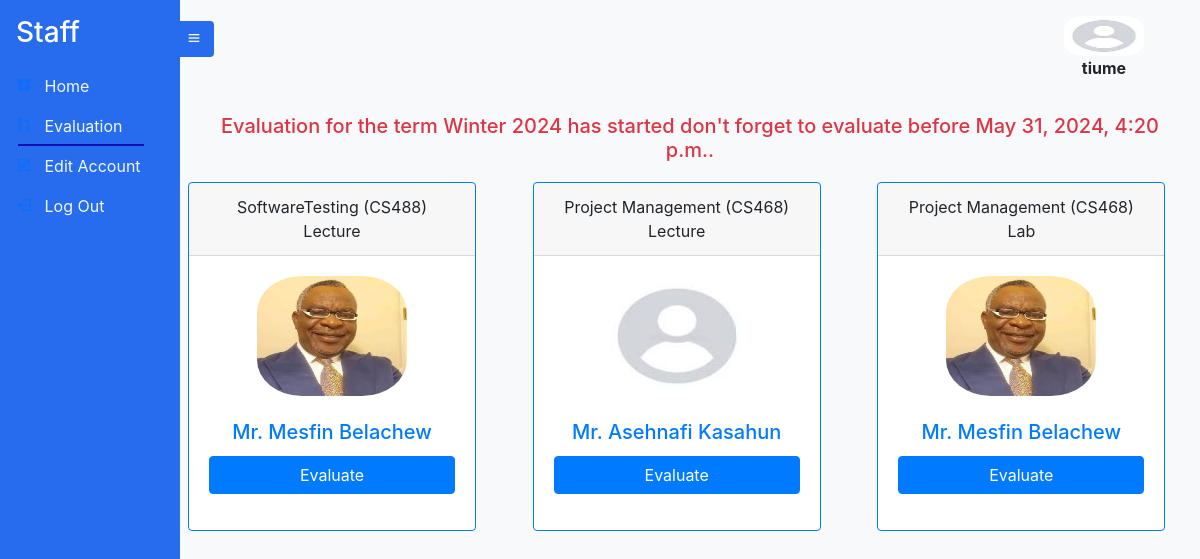
Screenshot of /evaluatepage (signed in) with the database file from the repository.
### Account/models.py (models this page shows)
class Account(AbstractUser):
    Role = models.CharField(max_length=25, null=True , choices=rolechoice ,  blank=True)
    email = models.EmailField(
        verbose_name='email address',
        max_length=255,
        unique=True,
    )

### Course/models.py (models this page shows, shortened)
class Term(models.Model):
    Term_id = models.UUIDField(default=uuid.uuid4, unique=True, primary_key=True, editable=False)
    Season = models.CharField(max_length=10, null=True, choices=season_choices, blank=True)
    current_year = datetime.now().year
    Year = models.IntegerField(
        default=current_year,
        validators=[
            MinValueValidator(current_year),
            MaxValueValidator(current_year + 1)
        ],
    )
    Evaluation_Start_Date = models.DateTimeField(null=True, blank=True ,
                                                 validators=[MinValueValidator(limit_value=timezone.now())])
    Evaluation_End_Date = models.DateTimeField(null = True , blank=True ,
                                               validators=[MinValueValidator(limit_value=timezone.now())])
    Courses_Given = models.ManyToManyField(Course)
    EvaluationDone = models.BooleanField(null=True, blank=True , default=False)

class CourseInstructor(models.Model):
    Instructors = models.ForeignKey(Instructor , on_delete=models.CASCADE)
    Course = models.ForeignKey(Course, on_delete=models.CASCADE)
    CourseType = models.CharField(max_length=10 , null=True ,  choices=coursetype , blank=True)
    Batch = models.ForeignKey(Batch , on_delete=models.CASCADE ,null=True , blank=True)

class Course(models.Model):
    Course_id =  models.CharField(max_length=20 , unique=True,primary_key=True)
    CourseName = models.CharField(max_length=50 , null=True , blank=True)
    CreditHour = models.IntegerField(null=True , blank=True , validators=[MinValueValidator(1)])
    Department = models.CharField(max_length=20 , null=True ,  choices=department , blank=True)

### Instructor/models.py (models this page shows, shortened)
class Instructor(models.Model):
    Instructor_id =  models.CharField(max_length=20 , unique=True,primary_key=True)
    Title = models.CharField(max_length=10 , null=True ,  choices=titlechoice , blank=True)
    FirstName = models.CharField(max_length=20 , null=True , blank=True)
    LastName =  models.CharField(max_length=20 , null=True , blank=True)
    Sex = models.CharField(max_length=25, null=True , choices=genderchoice ,  blank=True)
    ProfilePic= models.FileField(null=True, blank=True, upload_to='profilepic/', default="profilepic/defaultprofile.jpeg")

### Staff/views.py (the view, shortened to what this page needs)
# urls.py: path('evaluatepage' , staff_evaluate_page , name='evaluate_staff'),
def staff_evaluate_page(request):
    term = None
    try:
        term = Term.objects.get(EvaluationDone = False)
    except:
        term = None
    evaluation_started = False
    evaluation_ended = False
    if(term.Evaluation_Start_Date <= timezone.now()): #check if evaluation started
        print('evaluation started')
        evaluation_started = True
    if(term.Evaluation_End_Date < timezone.now()): #check if evaluation ended
        print('evaluation ended')
        evaluation_ended = True
    staff = Staff.objects.get(Account_id=request.user)
    student_enrollments = StudentCourseEnrollment.objects.filter(term=term)
    courses = []
    staff_evaluation_result = StaffEvaluationResult.objects.filter(Staff_id = staff)
    evaluated_courses_types = []
    evaluated_instructors = {}
    course_instructors = []
    courses_data = []
    for enrollment in student_enrollments:
        if enrollment.course not in courses:
            courses.append(enrollment.course)
            instructors_data = []
            for courseinstructors in CourseInstructor.objects.filter(Course = enrollment.course ):
                course_instructors.append(courseinstructors)
                instructor_info = {
                'name': f'{courseinstructors.Instructors.FirstName} {courseinstructors.Instructors.LastName}',
                'title': courseinstructors.Instructors.Title,
                'instructor_id':courseinstructors.Instructors.Instructor_id ,
                'profile_pic': courseinstructors.Instructors.ProfilePic.url if courseinstructors.Instructors.ProfilePic else None,
                }
            course_data = {
            'course_name': enrollment.course.CourseName,
            'course_id':enrollment.course.Course_id,
            'instructors': instructors_data,
            'evaluate_url': f'/evaluate/{enrollment.id}/',  # Replace with the actual URL for evaluation
            }
            courses_data.append(course_data)
    context = {
        'courses_data': courses_data,
        'term': term,
        'active_page':'evaluation',
        'staff':staff,
        'evaluated_courses_types':evaluated_courses_types,
        'course_instructors':course_instructors,
        'evaluated_instructors':evaluated_instructors,
        'evaluation_started':evaluation_started,
        'evaluation_ended':evaluation_ended,
    }
    return render(request, 'staff/evaluate.html', context)

### Student/custom_filters.py (called while the page is built)
@register.filter(name='dict_lookup')
def dict_lookup(dictionary, key):
    return dictionary.get(key)

### templates/staff/evaluate.html (shortened to what this page needs)
{% extends 'staff/staff.html' %}
{% load dict_lookup %}
{% block content %}
        {% if term %}
          {% if evaluation_started == True and evaluation_ended == False %}
          {% if  course_instructors %}
          <div class="card-body text-danger text-center">
        <h5 class="card-text">Evaluation for the term {{ term.Season }} {{ term.Year }} has started don't forget to evaluate before {{term.Evaluation_End_Date}}.
        </h5>
        </div>
      <div class="row">
        {% for course in course_instructors %}
        <div class="col-md-4 mb-4">
          <div class="text-center">
            {% with coursename=course.Course.CourseName %}
            {% with name_type=coursename|add:course.CourseType %}
            {% if course.Instructors.Instructor_id in evaluated_instructors|dict_lookup:name_type and course.CourseType in evaluated_instructors|dict_lookup:name_type and course.Course.CourseName in  evaluated_instructors|dict_lookup:name_type %}
        <div class="card border-success mb-3" style="max-width: 18rem;">
        {% else %}
        <div class="card border-primary mb-3" style="max-width: 18rem;">
        {% endif %}
        <div class="card-header">{{ course.Course.CourseName }} ({{ course.Course.Course_id }}) {{course.CourseType}}</div>
        {% if course.Instructors.Instructor_id in evaluated_instructors|dict_lookup:name_type and course.CourseType in evaluated_instructors|dict_lookup:name_type and course.Course.CourseName in  evaluated_instructors|dict_lookup:name_type %}
      <div class="card-body text-success">
        {% else %}
        <div class="card-body text-primary">
          {% endif %}
          <p class="card-text">
            {% if course.Instructors.ProfilePic %}
            <img src="{{ course.Instructors.ProfilePic.url }}" alt="{{ instructor.FirstName }} Profile Pic" class="img-fluid mb-2" style="height: 120px; width: 150px; border-radius: 30%;">
            {% endif %}
          </p>
          <h5 class="card-title">{{ course.Instructors.Title }} {{ course.Instructors.FirstName }} {{ course.Instructors.LastName }}</h5>
          <div class="mb-3 d-md-flex">
            {% if course.Instructors.Instructor_id in evaluated_instructors|dict_lookup:name_type and course.CourseType in evaluated_instructors|dict_lookup:name_type and course.Course.CourseName in  evaluated_instructors|dict_lookup:name_type %}
            <a href="#" class="btn btn-success w-100 max-width-300 disabled">Evaluated</a>
            {% else %}
            <a href="{% url 'staff_evaluate_course' staff.Staff_id course.Course.Course_id course.Instructors.Instructor_id course.CourseType %}" class="btn btn-primary w-100 max-width-300">Evaluate</a>
            {% endif %}
            {% endwith %}
            {% endwith %}
          </div>
                </div>
              </div>
            </div>
          </div>
        {% endfor %}
      </div>
    {% else %}
      <p class="text-muted text-center">No enrolled courses for the selected term.</p>
    {% endif %}
    {% elif evaluation_started == True and evaluation_ended == True  %}
    <div class="col-12">
      <div class="alert alert-warning" role="alert">
         Evaluation has ended strated for the term  {{ term.Season }} {{ term.Year }}.
       </div>
    </div>
    {% elif evaluation_started == False %}
    <div class="col-12">
      <div class="alert alert-warning" role="alert">
         Evaluation has not strated for the term  {{ term.Season }} {{ term.Year }}.
       </div>
    </div>
    {% endif %}
    {% else %}
    <div class="col-12">
      <div class="alert alert-warning" role="alert">
         Evaluation has not strated please wait!.
       </div>
    </div>
    {% endif %}
{% endblock %}

### templates/staff/staff.html
{% extends 'sidebarbase.html' %}
{% block content1 %}
  <div class="side-navbar active-nav d-flex justify-content-between flex-wrap flex-column" id="sidebar">
    <ul class="nav flex-column text-white w-100">
      <a href="#" class="nav-link h3 text-white my-2">
        Staff
      </a>
      <li class="nav-link {% if active_page == 'home' %}active{% endif %}">
        <i class="bx bxs-dashboard"></i>
        <span class="mx-2"><a class="inner-anchor" href="{% url 'staffhomepage' %}"> Home</a></span>
      </li>
      <li class="nav-link {% if active_page == 'evaluation' %}active{% endif %}">
        <i class="bx bx-git-pull-request"></i>
        <span class="mx-2"><a class="inner-anchor" href="{% url 'evaluate_staff' %}">Evaluation</a></span>
      </li>
      <li class="nav-link {% if active_page == 'editaccount' %}active{% endif %}">
        <i class="bx bx-edit"></i>
        <span class="mx-2"><a class="inner-anchor" href="{% url 'editpassword' %}"> Edit Account</a></span>
      </li>
      <li class="nav-link {% if active_page == 'logout' %}active{% endif %}">
        <i class="bx bx-log-out"></i>
        <span class="mx-2"><a class="inner-anchor" href="{% url 'logout' %}" > Log Out </a></span>
      </li>
    </ul>
  </div>
  <div class="p-2 active-cont my-container overflow-hidden">
    <nav class="navbar top-navbar navbar-light bg-light px-5">
      <a class="btn border-0" id="menu-btn"><i class="bx bx-menu"></i></a>
      <figure id="image" style="height: 30px; background-color: white">
        <img src="/static/images/profilePic/defaultprofile.jpeg" style="height: 40px; width: 80px; border-radius: 30%;">
        <figcaption style="text-align: center;"><b>{{user.username}}</b></figcaption>
      </figure>
    </nav>
    <br>
    {% block content %}
    {% endblock %}
{% endblock %}

### static/styles/sidebar.css (style rules this page uses)
* { margin: 0; padding: 0; box-sizing: border-box; }
body { min-height: 100vh; background-color:#f8f9fa; }
.side-navbar { width: 180px; height: 100%; position: fixed; margin-left: -300px; background-color:rgb(38, 108, 236); transition: 0.5s; }
.active-nav { margin-left: 0; }
.active-cont { margin-left: 180px; }
#menu-btn { background-color:rgb(38, 108, 236); color: #fff; margin-left: -62px; }
#image { max-width: 300px; height: 80px; border-radius: 50%; top: 10px; right: 0px; }
.inner-anchor { color: aliceblue; text-decoration: black; }
.bg-light { background-color: rgb(38, 108, 236);; }
.nav-link.active { position: relative; }
.nav-link.active:after { content: ''; position: absolute; bottom: 0; left: 10%; width: 70%; height: 2px; background-color: rgb(16, 16, 185); }

### rows the page displays
Account: username "tiume"
Term: Season "Winter", Year "2024", Evaluation_End_Date "May 31, 2024, 4:20 p.m."
CourseInstructor: Course.CourseName "SoftwareTesting", Course.Course_id "CS488", CourseType "Lecture", Instructors.ProfilePic (picture), Instructors.Title "Mr.", Instructors.FirstName "Mesfin", Instructors.LastName "Belachew", shows "Evaluate"
CourseInstructor: Course.CourseName "Project Management", Course.Course_id "CS468", CourseType "Lecture", Instructors.ProfilePic (placeholder picture), Instructors.Title "Mr.", Instructors.FirstName "Asehnafi", Instructors.LastName "Kasahun", shows "Evaluate"
CourseInstructor: Course.CourseName "Project Management", Course.Course_id "CS468", CourseType "Lab", Instructors.ProfilePic (picture), Instructors.Title "Mr.", Instructors.FirstName "Mesfin", Instructors.LastName "Belachew", shows "Evaluate"
